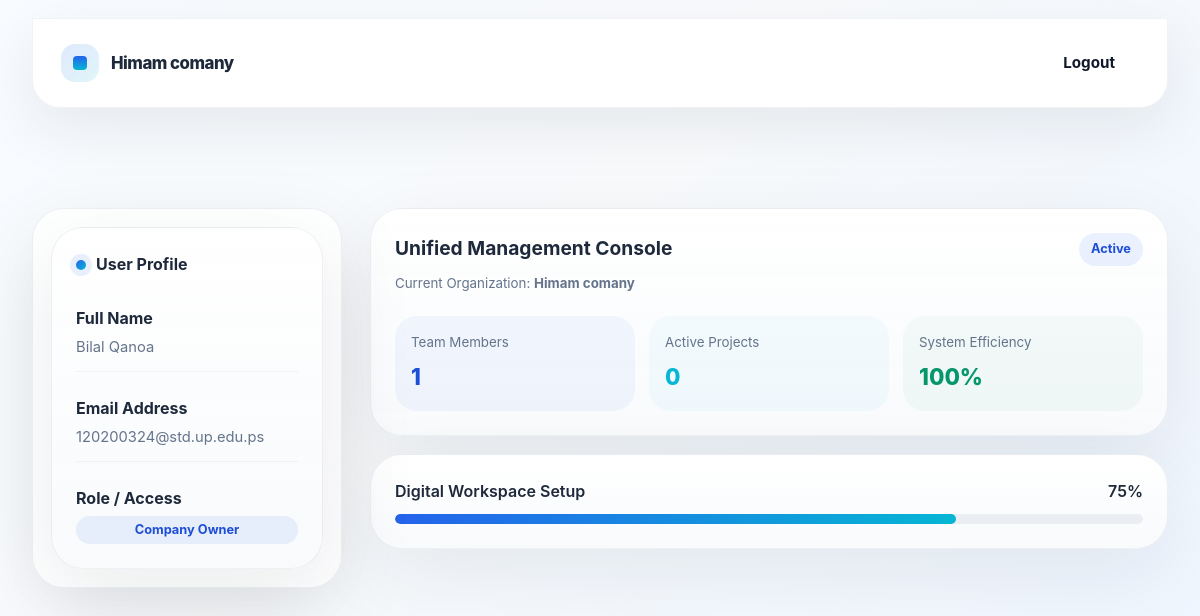
The app's page /accounts/profile/ (signed in) with its own data.
### accounts/models.py (models this page shows, shortened)
class User(AbstractUser):
    ROLE_CHOICES = [
        ('company', 'Company Owner'),
        ('team_leader', 'Team Leader'),
        ('member', 'Member'),
    ]
    role = models.CharField(max_length=20, choices=ROLE_CHOICES)
    job_title = models.CharField(max_length=120, blank=True, default='')
    company = models.ForeignKey(
        'companies.Company',
        on_delete=models.SET_NULL,
        null=True,
        blank=True,
        related_name='users'
    )

### companies/models.py (models this page shows, shortened)
class Company(models.Model):
    owner = models.OneToOneField(
        'accounts.User',
        on_delete=models.CASCADE,
        related_name='owned_company'
    )
    name = models.CharField(max_length=255)
    description = models.TextField(blank=True)
    logo = models.ImageField(upload_to='company_logos/', null=True, blank=True)
    website = models.URLField(blank=True)
    phone = models.CharField(max_length=30, blank=True)
    address = models.CharField(max_length=255, blank=True)
    created_at = models.DateTimeField(auto_now_add=True)
    class Meta:
        ordering = ['-created_at']

### accounts/views.py (the view)
# urls.py: path('profile/', views.profile, name='profile'),
@login_required(login_url='accounts:login')
def profile(request):
    return render(request, 'accounts/profile.html', {'user': request.user})

### templates/accounts/profile.html (shortened to what this page needs)
{% extends "accounts/accounts.html" %}
{% block content %}
<header class="site-header scrolled">
    <div class="page-shell">
        <nav class="navbar">
            <a href="/" class="brand">
                <div class="brand-mark"><span></span></div>
                <span class="brand-title">{{ user.company.name|default:"Workspace" }}</span>
            </a>
            <div class="nav-actions">
                <a href="{% url 'accounts:logout' %}" class="button-secondary logout-link">Logout</a>
            </div>
        </nav>
    </div>
</header>
<div class="page-shell profile-page-shell">
    <main>
        <div class="profile-wrapper">
            <aside class="sidebar-panel">
                <div class="dashboard-card">
                    <div class="assistant-label">
                        <span class="assistant-badge"></span>
                        <strong>User Profile</strong>
                    </div>
                    <div class="activity-list">
                        <div class="activity-row">
                            <div class="activity-note">
                                <strong>Full Name</strong>
                                <span class="activity-meta">{{ user.get_full_name|default:user.username }}</span>
                            </div>
                        </div>
                        <div class="activity-row">
                            <div class="activity-note">
                                <strong>Email Address</strong>
                                <span class="activity-meta">{{ user.email }}</span>
                            </div>
                        </div>
                        <div class="activity-row">
                            <div class="activity-note">
                                <strong>Role / Access</strong>
                                <span class="hero-pill profile-role-pill">{{ user.get_role_display }}</span>
                            </div>
                        </div>
                    </div>
                </div>
            </aside>
            <section class="dashboard-panel">
                <div class="dashboard-card">
                    <div class="panel-heading">
                        <div>
                            <h3>Unified Management Console</h3>
                            <small>Current Organization: <strong>{{ user.company.name }}</strong></small>
                        </div>
                        <span class="visual-pill">Active</span>
                    </div>
                    <div class="stats-grid">
                        <div class="stat-card">
                            <small>Team Members</small>
                            <span>1</span>
                        </div>
                        <div class="stat-card stat-card-accent">
                            <small>Active Projects</small>
                            <span>0</span>
                        </div>
                        <div class="stat-card stat-card-success">
                            <small>System Efficiency</small>
                            <span>100%</span>
                        </div>
                    </div>
                </div>
                <div class="dashboard-card">
                    <div class="progress-group">
                        <div class="progress-label">
                            <span>Digital Workspace Setup</span>
                            <span>75%</span>
                        </div>
                        <div class="progress-bar">
                            <span class="profile-progress-fill"></span>
                        </div>
                    </div>
                </div>
            </section>
        </div>
    </main>
</div>
{% endblock content %}

### records on screen
User: company.name "Himam comany", get_full_name "Bilal Qanoa", email "120200324@std.up.edu.ps", role "Company Owner"
